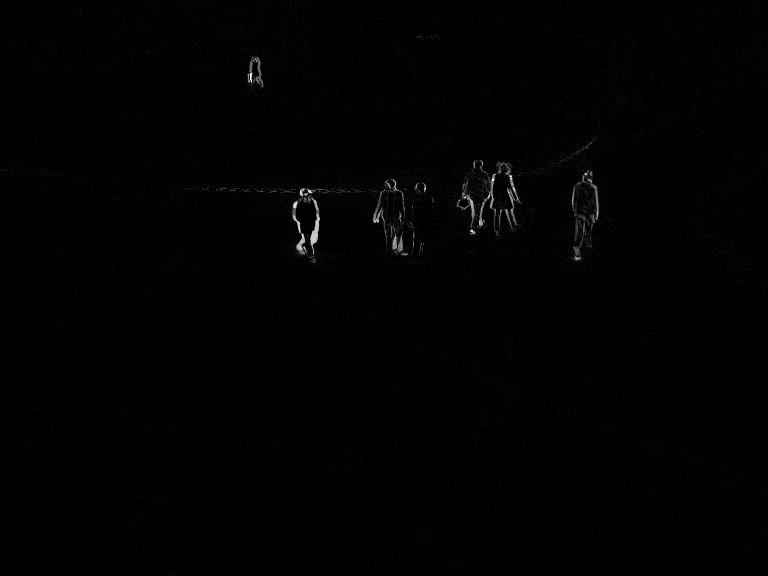
#> input picture pic/test.jpg, 768 x 576 px
$ python test_threshold2.py
#> lines starting #> are read from the running program, lines starting #| are printed output that depends on the picture; after the words box and inside, x2 and y2 are one past the last pixel; in counts of white or black regions, pixels touching at a corner belong together
import cv2 as cv
import numpy as np


# img = cv.imread("pic/sudoku.png", cv.IMREAD_GRAYSCALE)
img = cv.imread("pic/test.jpg", cv.IMREAD_GRAYSCALE)
#> img is the input picture: shape (576, 768); min 0, max 255, mean 1.3

dst = cv.adaptiveThreshold(img, 255, cv.ADAPTIVE_THRESH_MEAN_C, cv.THRESH_BINARY, 5, 5)
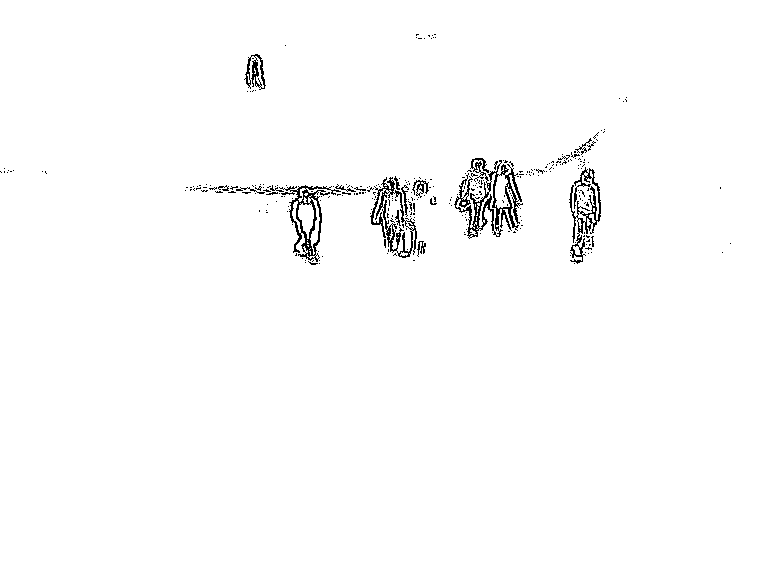
#> dst: shape (576, 768); 98.6% white; black in thin lines or dots, all inside (x1, y1, x2, y2) = (0, 34, 731, 265)

cv.imshow("source", img)
cv.imshow("dst", dst)
cv.waitKey(0)
cv.destroyAllWindows()
